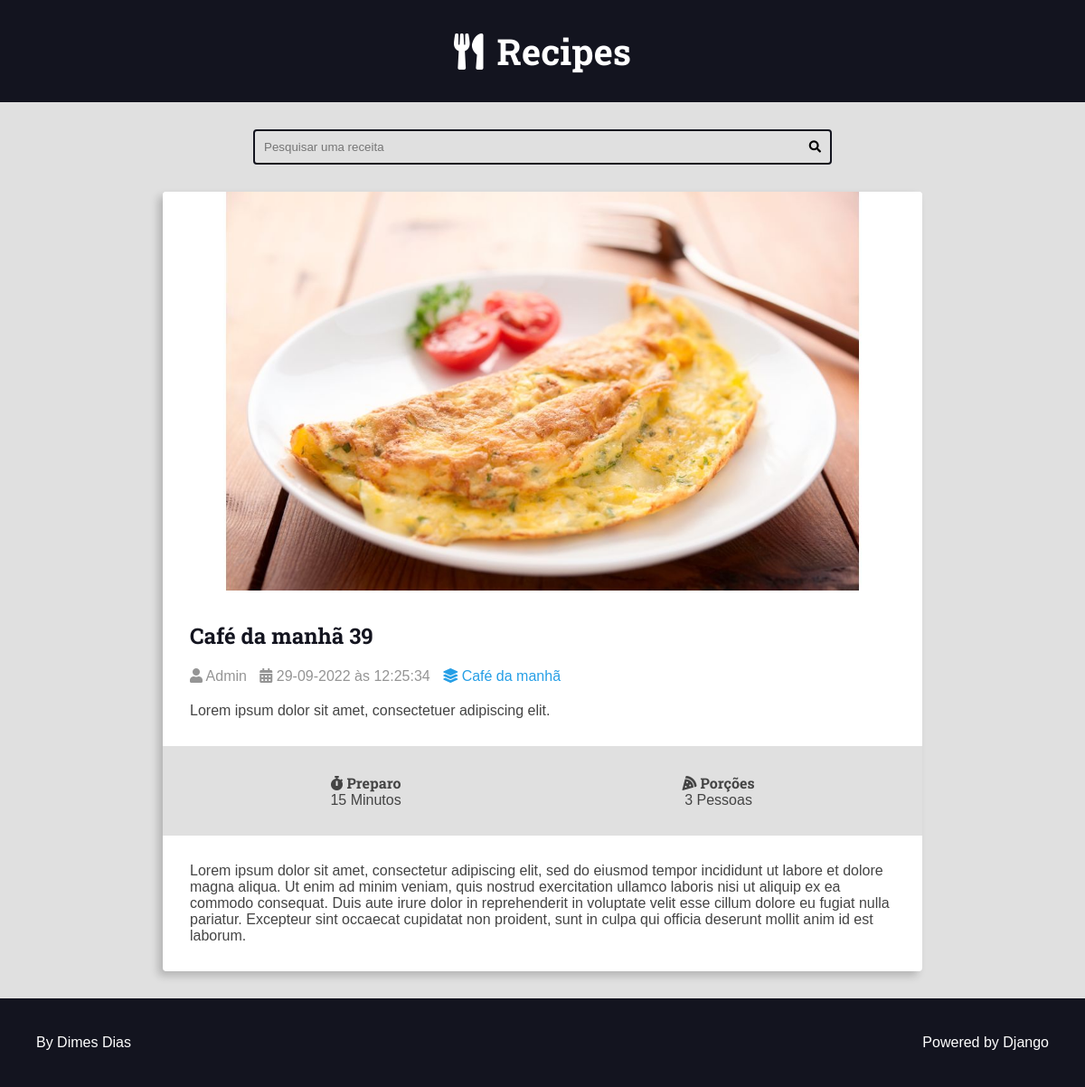
Before: /recipes/133/ with the older database file.
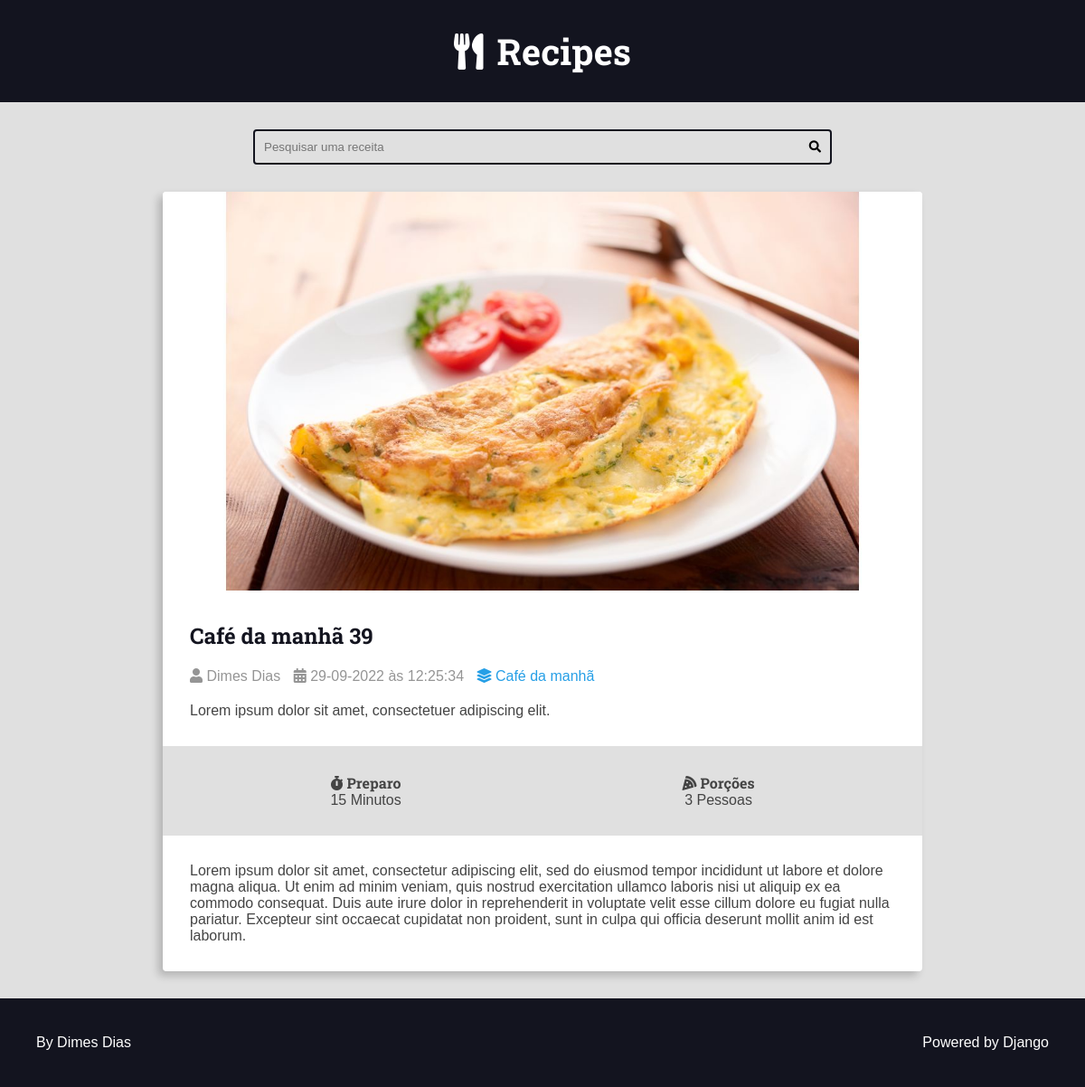
After: the same page with the newer database file.
### recipes/models.py (models this page shows, shortened)
class Recipe(models.Model):
    title = models.CharField(max_length=65, verbose_name='Título')
    description = models.CharField(max_length=165, verbose_name='Descrição')
    slug = models.SlugField(unique=True)
    preparation_time = models.IntegerField(verbose_name='Tempo de preparação')
    preparation_time_unit = models.CharField(
        max_length=65, verbose_name='Unidade do tempo de preparação')
    servings = models.IntegerField(verbose_name='Porções')
    servings_unit = models.CharField(
        max_length=65, verbose_name='Unidade das porções')
    preparation_steps = models.TextField(verbose_name='Etapas de preparação')
    preparation_steps_is_html = models.BooleanField(
        default=False, verbose_name='Etapas de preparação em HTML')
    created_at = models.DateTimeField(auto_now_add=True)
    updated_at = models.DateTimeField(auto_now=True)
    is_published = models.BooleanField(default=False, verbose_name='Publicado')
    cover = models.ImageField(
        upload_to='recipes/covers/%Y/%m/%d/',
        blank=True,
        default='',
        verbose_name='Imagem'
    )
    category = models.ForeignKey(
        Category, on_delete=models.SET_NULL, null=True, blank=True, default=None, verbose_name='Categoria')  # noqa: E501
    author = models.ForeignKey(
        User, on_delete=models.SET_NULL, null=True, verbose_name='Autor')

class Category(models.Model):
    name = models.CharField(max_length=65)

### recipes/views.py (the view)
# urls.py: path('recipes/<int:id>/', views.recipe, name="recipe"),
def recipe(request, id):
    recipe = get_object_or_404(
        Recipe,
        pk=id,
        is_published=True
    )
    return render(request, 'pages/recipe-view.html', context={
        'recipe': recipe,
        'is_detail_page': True,
    })

### recipes/templates/pages/recipe-view.html (shortened to what this page needs)
{% extends 'base/base.html' %}
{% block content %}
<div class="main-content main-content-detail container">
    {% include 'partials/recipe.html' %}
</div>
{% endblock content %}

### recipes/templates/partials/recipe.html (shortened to what this page needs)
<div class="recipe recipe-list-item">
    <div class="recipe-cover">
        <a href="{% url 'recipes:recipe' recipe.id %}">
            {% if recipe.cover %}
                <img src="{{ recipe.cover.url }}" alt="Temporário">
            {% else %}
                <img src="/media/recipes/covers/imagem_padrao.jpg" alt="Temporário">
            {% endif %}
        </a>
    </div>
    <div class="recipe-title-container">
        <h2 class="recipe-title">
            <a href="{% url 'recipes:recipe' recipe.id %}">{{ recipe.title }}</a>
        </h2>
    </div>
    <div class="recipe-author">
        {% if not recipe.author is None %}
            <span class="recipe-author-item">
                <i class="fas fa-user"></i>
                {{ recipe.author.first_name }} {{ recipe.author.last_name }}
            </span>
        {% endif %}
        <span class="recipe-author-item">
            <i class="fas fa-calendar-alt"></i>
            {{ recipe.created_at|date:'d-m-Y à\s H:i:s' }}
        </span>
        {% if not recipe.category is None %}
            <span class="recipe-author-item">
                <a href="{% url 'recipes:category' recipe.category.id %}">
                    <i class="fas fa-layer-group"></i>
                    <span>{{ recipe.category.name }}</span>
                </a>
            </span>
        {% endif %}
    </div>
    <div class="recipe-content">
        <p>{{ recipe.description }}</p>
    </div>
    <div class="recipe-meta-container">
        <div class="recipe-meta recipe-preparation">
            <h3 class="recipe-meta-title"><i class="fas fa-stopwatch"></i> Preparo</h3>
            <div class="recipe-meta-text">
                {{ recipe.preparation_time }} {{ recipe.preparation_time_unit }}
            </div>
        </div>
        <div class="recipe-meta recipe-servings">
            <h3 class="recipe-meta-title"><i class="fas fa-pizza-slice"></i> Porções</h3>
            <div class="recipe-meta-text">
                {{ recipe.servings }} {{ recipe.servings_unit }}
            </div>
        </div>
    </div>
    {% if is_detail_page is True %}
        <div class="preparation-steps">
            {% if recipe.preparation_steps_is_html is True %}
                {% comment %} se houver código HTML embutido, formata a exibição {% endcomment %}
                {{ recipe.preparation_steps|safe }}
            {% else %}
                {{ recipe.preparation_steps|linebreaksbr }}
            {% endif %}
        </div>
    {% endif %}
</div>

Changed rows visible on the page:
changed Recipe "Café da manhã 39": author.first_name "Admin" → "Dimes"; author.last_name (not shown) → "Dias"
